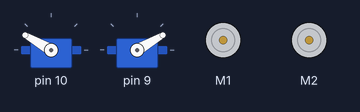
The sketch below on a simulated Arduino Mega 2560, built with avr-gcc and run on an emulated ATmega2560. On the bench: 2 × servo, 2 × DC motor (green arrow = forward, orange = backward, longer = faster).

Above: at 0.1 s.
At 2.7 s:
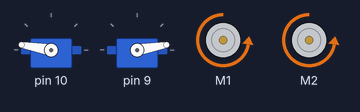
At 4.7 s:
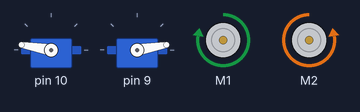
At 9.7 s:
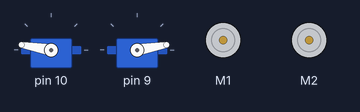
Timing chart, 0 to 11.2 s (numbered marks = the images above):
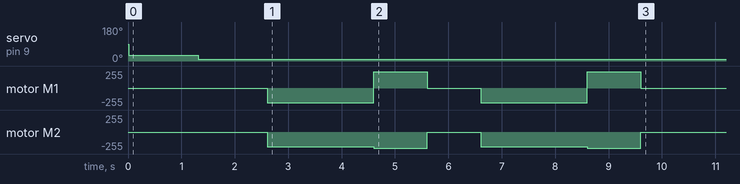

The sketch:

catchAndMoveForward_test.ino
```cpp
#include <Robot.h>
#include <Position.h>
#include <Motion.h>
#include <DistanceSensor.h>
#include <LineSensor.h>
#include <Feet.h>
#include <Remote.h>
#include <Pins.h>
#include <PS2.h>
#include <HMC5883L.h>
#include <SoftwareServo.h>
#include <IRremote.h>
#include <ADJDS311.h>
#include <Wire.h>
#include <AFMotor.h>
#include <RobotMotor.h>
#include <EEPROM.h>


Feet feet;
Motion motion;

void setup() {
  Serial.begin(9600);
  feet.init();
  motion.init();
  feet.open();
  delay(1000);
  feet.close();
  delay(1000);
  motion.moveForward(70);
  delay(2000);
  motion.stop();
  motion.rotateLeft(90);
  delay(1000);
  motion.stop();
  delay(1000);
  motion.moveForward(70);
  delay(2000);
  motion.stop();
  motion.rotateLeft(90);
  delay(1000);
  motion.stop();
}

void loop() {

  //feet.open(80);
  //delay(1000);
  //feet.close(80);
  //delay(1000);
  //feet.trick();
  //delay(5000);
}
```

Measured:
- by itself, motor M1: stopped → backward 224/255 at 2.6 s, → forward 244/255 2.0 s later, → stopped 1.0 s later, → backward 224/255 1.0 s later, … (6 changes in this stretch)
- by itself, motor M2: stopped → backward 224/255 at 2.6 s, → backward 244/255 2.0 s later, → stopped 1.0 s later, → backward 224/255 1.0 s later, … (6 changes in this stretch)
